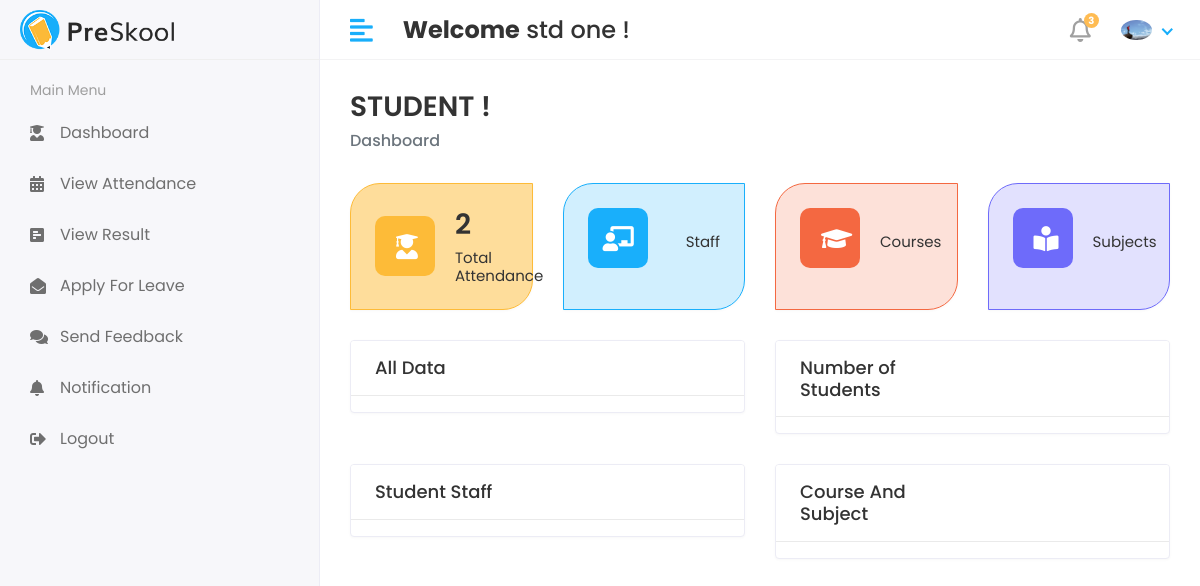
/Student/home (signed in), run on the app's committed database.
### app/models.py (models this page shows)
class CustomUser(AbstractUser):
    USER = (
        (1, 'HOD'),
        (2, 'STAFF'),
        (3, 'STUDENT'),
    )
    user_type = models.CharField(
        choices=USER, max_length=59, default=1)  # type: ignore
    profile_pic = models.ImageField(upload_to='media/profile_pic')

### app/Student_Views.py (the view)
# urls.py: path('Student/home', Student_Views.HOME, name='student_home'),
@login_required(login_url='/')
def HOME(request):
    student_obj = Student.objects.get(admin=request.user.id)
    total_attendance = Attendance_Report.objects.filter(
        student_id=student_obj).count()
    attendance_present = Attendance_Report.objects.filter(
        student_id=student_obj).count()
    attendance_absent = Attendance_Report.objects.filter(
        student_id=student_obj).count()
    course_obj = Course.objects.get(id=student_obj.course_id.id)
    total_subjects = Subject.objects.filter(course_id=course_obj).count()
    subject_name = []
    data_present = []
    data_absent = []
    subject_data = Subject.objects.filter(course_id=student_obj.course_id)
    for subject in subject_data:
        attendance = Attendance.objects.filter(subject_id=subject.id)
        attendance_present_count = Attendance_Report.objects.filter(
            attendance_id__in=attendance, student_id=student_obj.id).count()
        attendance_absent_count = Attendance_Report.objects.filter(
            attendance_id__in=attendance, student_id=student_obj.id).count()
        subject_name.append(subject.name)
        data_present.append(attendance_present_count)
        data_absent.append(attendance_absent_count)
    context = {
        "total_attendance": total_attendance,
        "attendance_present": attendance_present,
        "attendance_absent": attendance_absent,
        "total_subjects": total_subjects,
        "subject_name": subject_name,
        "data_present": data_present,
        "data_absent": data_absent
    }
    return render(request, 'Student/home.html', context)

### templates/Student/home.html (shortened to what this page needs)
{% extends 'base.html' %}
{% block content %}
<div class="page-header">
    <div class="row">
        <div class="col-sm-12">
            <h3 class="page-title">
                {% if request.user.user_type == "3" %}
                STUDENT
                {% endif %}
                !</h3>
            <ul class="breadcrumb">
                <li class="breadcrumb-item active">Dashboard</li>
            </ul>
        </div>
    </div>
</div>
<div class="row">
    <div class="col-xl-3 col-sm-6 col-12 d-flex">
        <div class="card bg-one w-100">
            <div class="card-body">
                <div class="db-widgets d-flex justify-content-between align-items-center">
                    <div class="db-icon">
                        <i class="fas fa-user-graduate"></i>
                    </div>
                    <div class="db-info">
                        <h3>{{ total_attendance }}</h3>
                        <h6>Total Attendance</h6>
                    </div>
                </div>
            </div>
        </div>
    </div>
    <div class="col-xl-3 col-sm-6 col-12 d-flex">
        <div class="card bg-two w-100">
            <div class="card-body">
                <div class="db-widgets d-flex justify-content-between align-items-center">
                    <div class="db-icon">
                        <i class="fas fa-chalkboard-teacher"></i>
                    </div>
                    <div class="db-info">
                        <h6>Staff</h6>
                    </div>
                </div>
            </div>
        </div>
    </div>
    <div class="col-xl-3 col-sm-6 col-12 d-flex">
        <div class="card bg-three w-100">
            <div class="card-body">
                <div class="db-widgets d-flex justify-content-between align-items-center">
                    <div class="db-icon">
                        <i class="fas fa-graduation-cap"></i>
                    </div>
                    <div class="db-info">
                        <h6>Courses</h6>
                    </div>
                </div>
            </div>
        </div>
    </div>
    <div class="col-xl-3 col-sm-6 col-12 d-flex">
        <div class="card bg-four w-100">
            <div class="card-body">
                <div class="db-widgets d-flex justify-content-between align-items-center">
                    <div class="db-icon">
                        <i class="fas fa-book-reader"></i>
                    </div>
                    <div class="db-info">
                        <h6>Subjects</h6>
                    </div>
                </div>
            </div>
        </div>
    </div>
</div>
<div class="row">
    <div class="col-md-12 col-lg-6">
        <div class="card card-chart">
            <div class="card-header">
                <div class="row align-items-center">
                    <div class="col-6">
                        <h5 class="card-title">All Data</h5>
                    </div>
                </div>
            </div>
            <div class="card-body">
            </div>
        </div>
    </div>
    <div class="col-md-12 col-lg-6">
        <div class="card card-chart">
            <div class="card-header">
                <div class="row align-items-center">
                    <div class="col-6">
                        <h5 class="card-title">Number of Students</h5>
                    </div>
                </div>
            </div>
            <div class="card-body">
            </div>
        </div>
    </div>
</div>
<div class="row">
    <div class="col-md-12 col-lg-6">
        <div class="card card-chart">
            <div class="card-header">
                <div class="row align-items-center">
                    <div class="col-6">
                        <h5 class="card-title">Student Staff</h5>
                    </div>
                </div>
            </div>
            <div class="card-body">
            </div>
        </div>
    </div>
    <div class="col-md-12 col-lg-6">
        <div class="card card-chart">
            <div class="card-header">
                <div class="row align-items-center">
                    <div class="col-6">
                        <h5 class="card-title">Course And Subject</h5>
                    </div>
                </div>
            </div>
            <div class="card-body">
            </div>
        </div>
    </div>
</div>
{% endblock %}

### templates/includes/header.html (shortened to what this page needs)
{% load static %}
<div class="header">
    <div class="header-left">
        <a href="index.html" class="logo">
            <img src=" {% static 'assets/img/logo.png' %}" alt="Logo">
        </a>
    </div>
    <a href="javascript:void(0);" id="toggle_btn">
        <i class="fas fa-align-left"></i>
    </a>
    <div class="top-nav-search mt-3">
        <h4><strong>Welcome</strong>&nbsp;<span>{{ user.first_name }} {{ user.last_name }}</span>&nbsp;!</h4>
    </div>
    <ul class="nav user-menu">
        <li class="nav-item dropdown noti-dropdown">
            <a href="#" class="dropdown-toggle nav-link" data-toggle="dropdown">
                <i class="far fa-bell"></i> <span class="badge badge-pill">3</span>
            </a>
        </li>
        <li class="nav-item dropdown has-arrow">
            <a href="#" class="dropdown-toggle nav-link" data-toggle="dropdown">
                {% if user.profile_pic == '' %}
                <span class="user-img"><img class="rounded-circle" src="{% static 'assets/img/noimage.png' %}"
                        width="31"></span>
                {% else %}
                <span class="user-img"><img class="rounded-circle" src="/{{ user.profile_pic }}" width="31"></span>
                {% endif %}
            </a>
        </li>
    </ul>
</div>

### static/assets/css/style.css (style rules this page uses)
html { height: 100%; }
body { background-color: #fff; color: #333; font-family: 'Poppins', sans-serif; font-size: 1rem; height: 100%; line-height: 1.5; overflow-x: hidden; }
h1, h2, h3, h4, h5, h6 { font-family: 'Poppins', sans-serif; margin-top: 0; }
a { color: #009ce7; }
input, button, a { transition: all 0.4s ease; -moz-transition: all 0.4s ease; -o-transition: all 0.4s ease; -ms-transition: all 0.4s ease; -webkit-transition: all 0.4s ease; }
ul, ol { padding: 0px; list-style: none; }
.card { border: 1px solid #ececf5; box-shadow: 0 1px 3px 0 rgba(0, 0, 0, 0.03); margin-bottom: 1.875rem; }
.card-body { padding: 1.5rem; }
.card-header { border-bottom: 1px solid #e6e6e6; padding: 1rem 1.5rem; }
.card .card-header { background-color: #fff; border-bottom: 1px solid #eaeaea; }
.card .card-header .card-title { margin-bottom: 0; font-size: 18px; }
.header { background-color: #fff; border-bottom: 1px solid #f3f3f4; left: 0; position: fixed; right: 0; top: 0; z-index: 1001; height: 60px; }
.header .header-left { float: left; height: 60px; padding: 0 20px; position: relative; width: 320px; z-index: 1; transition: all 0.2s ease-in-out; background-color: #f7f7fa; border-bottom: 1px solid #efefef; border-right: 1px solid #ececf5; display: flex; align-items: center; }
.header .header-left .logo { display: inline-block; line-height: 60px; }
.header .header-left .logo img { max-height: 40px; width: auto; }
.header .dropdown-toggle:after { display: none; }
.header .has-arrow .dropdown-toggle:after { border-top: 0; border-left: 0; border-bottom: 2px solid #18aefa; border-right: 2px solid #18aefa; content: ''; height: 8px; display: inline-block; pointer-events: none; -webkit-transform-origin: 66% 66%; -ms-transform-origin: 66% 66%; transform-origin: 66% 66%; -webkit-transform: rotate(45deg); -ms-transform: rotate(45deg); transform: rotate(45deg); -webkit-transition: all 0.15s ease-in-out; transition: all 0.15s ease-in-out; width: 8px; vertical-align: 0px; }
.user-menu { float: right; margin: 0; position: relative; z-index: 99; padding-right: 15px; }
.user-menu.nav > li > a { color: #a0a0a0; font-size: 14px; line-height: 58px; padding: 0 15px; height: 60px; }
.user-img { margin-right: 3px; position: relative; }
.top-nav-search { float: left; margin-left: 15px; }
.page-header { margin-bottom: 1.875rem; }
.page-header .breadcrumb { background-color: transparent; color: #6c757d; font-size: 1rem; font-weight: 500; margin-bottom: 0; padding: 0; }
.page-title { font-size: 28px; font-weight: 600; color: #333; margin-bottom: 5px; }
.user-menu.nav > li > a .badge { background-color: #FFBC53; display: block; font-size: 10px; font-weight: bold; height: 15px; width: 15px; position: absolute; right: 7px; top: 13px; color: #fff; padding: 3px; }
.user-menu.nav > li > a > i { font-size: 1.5rem; line-height: 60px; }
.bg-one { background-color: rgb(253 187 56 / 0.5); border-color: #fdbb38; border-radius: 30px 0px; }
.bg-two { background-color: rgb(25 175 251 / 0.2); border-color: #19affb; border-radius: 30px 0px; }
.bg-three { background-color: rgb(244 104 65 / 0.2); border-color: #f46841; border-radius: 30px 0px; }
.bg-four { background-color: rgb(110 107 250 / 0.2); border-color: #6e6bfa; border-radius: 30px 0px; }
.db-icon { font-size: 25px; width: 60px; height: 60px; padding: 13px 21px; border-radius: 10px; color: #fff; margin-right: 20px; }
.bg-one .db-icon { background-color: #fdbb38; }
.bg-two .db-icon { background-color: #19affb; padding: 13px 15px; }
.bg-three .db-icon { background-color: #f46841; }
.bg-four .db-icon { background-color: #6e6bfa; }
.db-info h3 { font-size: 28px; font-weight: 600; color: #333333; }
.db-info h6 { margin: 0px; font-weight: 400; font-size: 15px; color: #333333; }
.card-chart .card-body { padding: 8px; }
@media (min-width: 992px) { #toggle_btn { align-items: center; color: #18aefa; display: inline-flex; float: left; font-size: 26px; height: 60px; justify-content: center; margin-left: 15px; padding: 0 15px; } }

### data on the page
CustomUser: first_name "std", last_name "one", profile_pic (picture)

### other printed values
{{ total_attendance }} "2"
